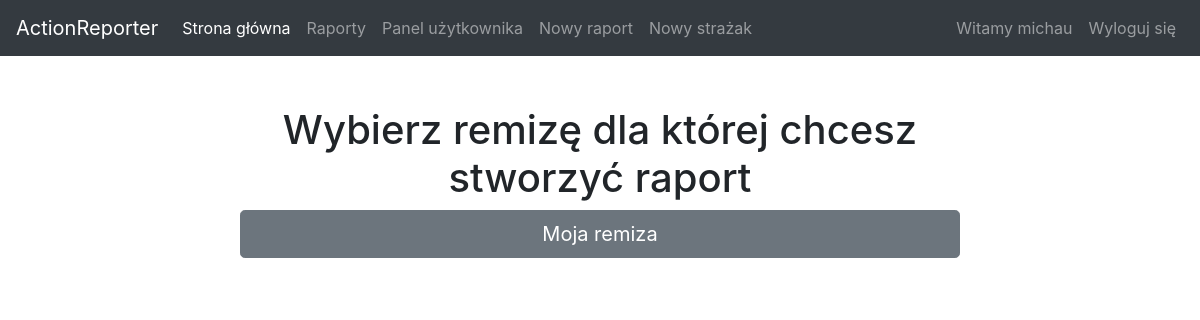
The app's page /create-report/ (signed in), older data.
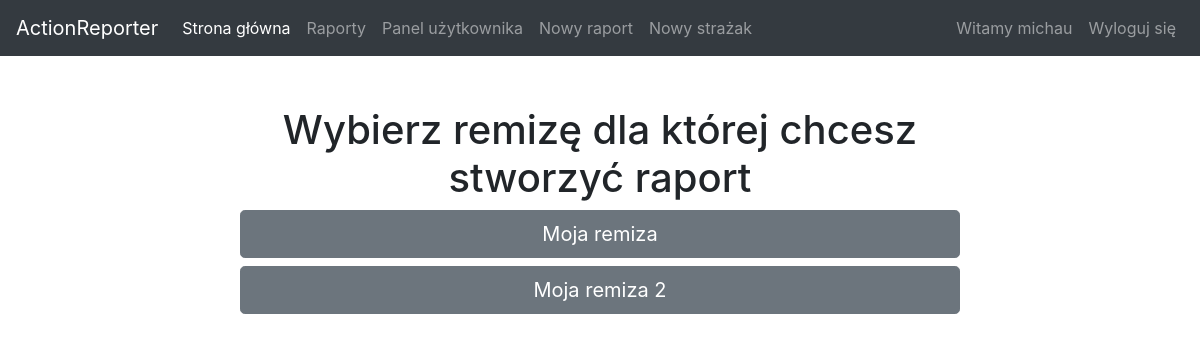
The same page, newer data.
### reporter/models.py (models this page shows, shortened)
class Firestation(models.Model):
    stationid = models.AutoField(primary_key=True)
    stationName = models.TextField(default="")

### reporter/views.py (the view)
# urls.py: path('create-report/', views.create_report_initial, name='create-report-initial'),
@login_required
def create_report_initial(request):
    fireStations = getUserFirestations(request.user)
    return render(request, 'create_report_initial.html', {'fireStations': fireStations})

### reporter/views.py (called while the page is built)
def getUserFirestations(user):
    return Firestation.objects.filter(
        stationid__in=FirestationMember.objects.filter(memberid=user).values("stationid"))

### reporter/templates/create_report_initial.html
{% extends "index.html" %}
{% block content %}
    <div style="text-align: center; margin-top:50px; width: 60%;margin-left: 20%;">
    <h1>Wybierz remizę dla której chcesz stworzyć raport</h1>
            {% for fireStation in fireStations %}
                <a href="{% url "create-report" pk=fireStation.stationid %}" class="btn btn-secondary btn-lg btn-block">{{ fireStation.stationName}}</a>
            {% endfor %}
    </div>
{% endblock %}

Row changes from the older to the newer data that the page shows:
added Firestation: stationName "Moja remiza 2"
